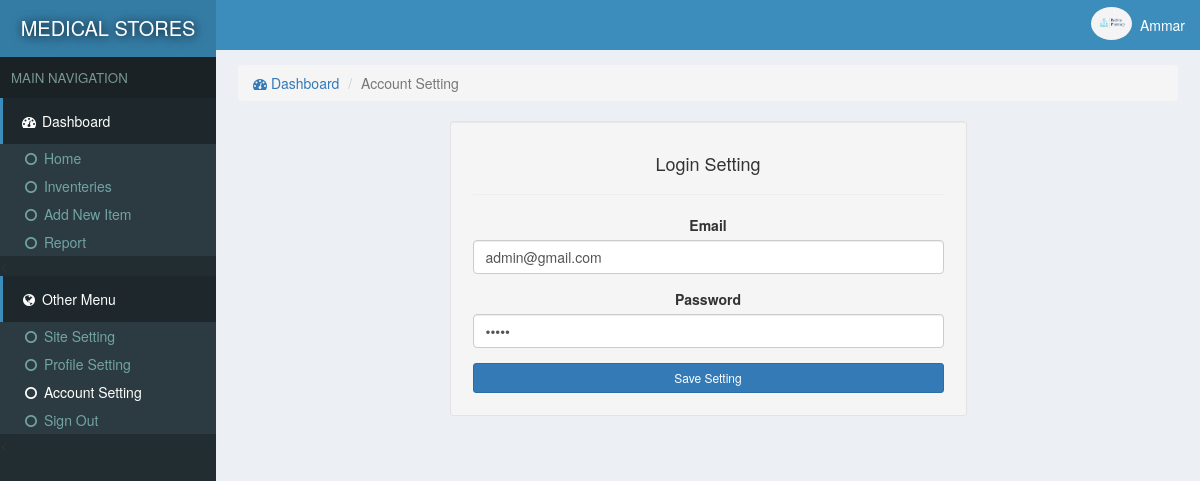
/medical/accountSetting.php (signed in), run on the app's committed database.
### tables this page shows
CREATE TABLE `site` (
  `id` int(11) NOT NULL,
  `title` varchar(222) NOT NULL,
  `name` varchar(222) NOT NULL
);

CREATE TABLE `users` (
  `id` int(11) NOT NULL,
  `email` varchar(222) NOT NULL,
  `password` varchar(222) NOT NULL,
  `name` varchar(222) NOT NULL,
  `pic` varchar(222) NOT NULL,
  `number` varchar(222) NOT NULL,
  `date` timestamp NOT NULL DEFAULT current_timestamp()
);

### medical/assets/function.php (called while the page is built, shortened)
<?php
function siteName()
{
	global $con;
	$array = $con->query("select * from site where id='1'");
	$row = $array->fetch_assoc();
	return $row['name'];
}
 ?>

### medical/assets/db.php (called while the page is built, shortened)
<?php
    $con = new mysqli('localhost','root','','store');
    $array = $con->query("select * from users where id ='$_SESSION[userId]'");
    $user = $array->fetch_assoc();
?>

### medical/accountSetting.php (the view, shortened to what this page needs)
<?php require "assets/function.php" ?>
<?php require 'assets/db.php';?>
<!DOCTYPE html>
<html>
<head>
  <?php require "assets/autoloader.php" ?>
</head>
<body style="background: #ECF0F5;padding:0;margin:0">
<div class="dashboard" style="position: fixed;width: 18%;height: 100%;background:#222D32">
  <div style="background:#357CA5;padding: 14px 3px;color:white;font-size: 15pt;text-align: center;text-shadow: 1px 1px 11px black">
    <a href="index.php" style="color: white;text-decoration: none;"><?php echo strtoupper(siteName()); ?> </a>
  </div>
  <div style="background: #1A2226;font-size: 10pt;padding: 11px;color: #79978F">MAIN NAVIGATION</div>
  <div>
    <div style="background:#1E282C;color: white;padding: 13px 17px;border-left: 3px solid #3C8DBC;"><span><i class="fa fa-dashboard fa-fw"></i> Dashboard</span></div>
    <div class="item">
      <ul class="nostyle zero">
        <a href="index.php"><li ><i class="fa fa-circle-o fa-fw"></i> Home</li></a>
        <a href="inventeries.php"><li><i class="fa fa-circle-o fa-fw"></i> Inventeries</li></a>
       <a href="addnew.php"><li ><i class="fa fa-circle-o fa-fw"></i> Add New Item</li></a>
        <a href="reports.php"><li><i class="fa fa-circle-o fa-fw"></i> Report</li></a>
      </ul><
    </div>
  </div>
  <div style="background:#1E282C;color: white;padding: 13px 17px;border-left: 3px solid #3C8DBC;"><span><i class="fa fa-globe fa-fw"></i> Other Menu</span></div>
  <div class="item">
      <ul class="nostyle zero">
        <a href="sitesetting.php"><li ><i class="fa fa-circle-o fa-fw"></i> Site Setting</li></a>
       <a href="profile.php"><li><i class="fa fa-circle-o fa-fw"></i> Profile Setting</li></a>
        <a href="accountSetting.php"><li style="color: white"><i class="fa fa-circle-o fa-fw"></i> Account Setting</li></a>
        <a href="logout.php"><li><i class="fa fa-circle-o fa-fw"></i> Sign Out</li></a>
      </ul><
    </div>
</div>
<div class="marginLeft" >
  <div style="color:white;background:#3C8DBC" >
    <div class="pull-right flex rightAccount" style="padding-right: 11px;padding: 7px;">
      <div><img src="photo/<?php echo $user['pic'] ?>" style='width: 41px;height: 33px;' class='img-circle'></div>
      <div style="padding: 8px"><?php echo ucfirst($user['name']) ?></div>
    </div>
  </div>
  <div class="content2">
<ol class="breadcrumb ">
        <li><a href="index.php"><i class="fa fa-dashboard"></i> Dashboard</a></li>
        <li class="active">Account Setting</li>
    </ol>
    <div style="width: 55%;margin: auto;padding: 22px;" class="well well-sm center">
      <h4>Login Setting</h4><hr>
      <form method="POST">
         <div class="form-group">
            <label for="some" class="col-form-label">Email</label>
            <input type="email" name="email" class="form-control" value="<?php echo $user['email'] ?>" id="some" required>
          </div>
          <div class="form-group">
            <label for="some" class="col-form-label">Password</label>
            <input type="password" name="password" value="<?php echo $user['password'] ?>" class="form-control" id="some"  required>
          </div>
          <div class="center">
            <button class="btn btn-primary btn-sm btn-block" name="saveSetting">Save Setting</button>
          </div>
        </form>
    </div>
</div>
</body>
</html>

### data on the page
site: name "MEDICAL STORES"
users: pic (picture), name "Ammar", email "admin@gmail.com"
